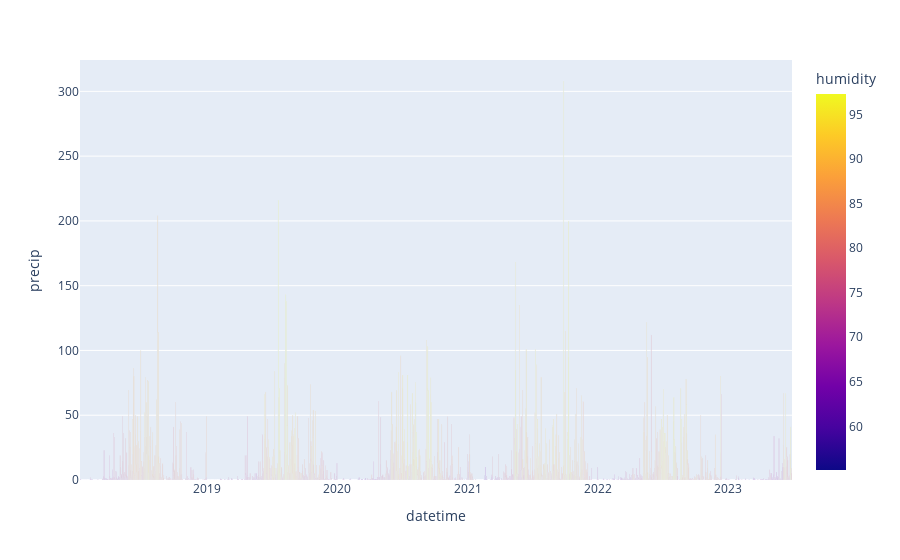

The code cell stored with this chart in its notebook:
### Code cell
px.bar(data_frame=kozhikode_filter, x='datetime', y='precip', color='humidity')

### Figure 1 — Plotly figure (JSON) as saved in the notebook; plotly's stock layout.template omitted (floating-point values rounded to 4 significant figures; data arrays with more than 128 entries replaced by an {"elided": "..."} marker saying what was removed)
{"data": [{"alignmentgroup": "True", "hovertemplate": "datetime=%{x}<br>precip=%{y}<br>humidity=%{marker.color}<extra></extra>", "legendgroup": "", "marker": {"color": {"elided": "1999 float values"}, "coloraxis": "coloraxis", "pattern": {"shape": ""}}, "name": "", "offsetgroup": "", "orientation": "v", "showlegend": false, "textposition": "auto", "type": "bar", "x": {"elided": "1999 str values"}, "xaxis": "x", "y": {"elided": "1999 float values"}, "yaxis": "y"}], "layout": {"barmode": "relative", "coloraxis": {"colorbar": {"title": {"text": "humidity"}}, "colorscale": [[0, "#0d0887"], [0.1111, "#46039f"], [0.2222, "#7201a8"], [0.3333, "#9c179e"], [0.4444, "#bd3786"], [0.5556, "#d8576b"], [0.6667, "#ed7953"], [0.7778, "#fb9f3a"], [0.8889, "#fdca26"], [1, "#f0f921"]]}, "legend": {"tracegroupgap": 0}, "margin": {"t": 60}, "xaxis": {"anchor": "y", "domain": [0, 1], "title": {"text": "datetime"}}, "yaxis": {"anchor": "x", "domain": [0, 1], "title": {"text": "precip"}}}}
